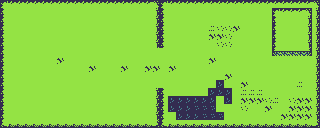

Tiled map render using the project's own tile images. Description and the whole map definition, tile-layer contents included, below:
An orthogonal 40x16 tile map with 8x8 px tiles, 1 tile layer (Tile Layer 1).

<map version="1.10" tiledversion="1.11.2" orientation="orthogonal" renderorder="right-down" width="40" height="16" tilewidth="8" tileheight="8" infinite="0" nextlayerid="2" nextobjectid="1">
 <editorsettings>
  <export target="level_4.csv" format="csv" />
 </editorsettings>
 <tileset firstgid="1" source="main.tsx" />
 <layer id="1" name="Tile Layer 1" width="40" height="16">
  <data encoding="csv">
5,9,9,9,9,9,9,9,9,9,9,9,9,9,9,9,9,9,9,6,5,9,9,9,9,9,9,9,9,9,9,9,9,9,9,9,9,9,9,6,
3,2,2,2,2,2,2,2,2,2,2,2,2,2,2,2,2,2,2,8,3,2,2,2,2,2,2,2,2,2,2,2,2,2,5,9,9,9,6,8,
3,2,2,2,2,2,2,2,2,2,2,2,2,2,2,2,2,2,2,8,3,2,2,2,2,2,2,2,2,2,2,2,2,2,3,2,2,2,8,8,
3,2,2,2,2,2,2,2,2,2,2,2,2,2,2,2,2,2,2,8,3,2,2,2,2,2,12,15,15,11,2,2,2,2,3,2,2,2,8,8,
3,2,2,2,2,2,2,2,2,2,2,2,2,2,2,2,2,2,2,8,3,2,2,2,2,2,11,11,15,2,2,2,2,2,3,2,2,2,8,8,
3,2,2,2,2,2,2,2,2,2,2,2,2,2,2,2,2,2,2,8,3,2,2,2,2,2,2,15,15,2,2,2,2,2,3,2,2,2,8,8,
3,2,2,2,2,2,2,2,2,2,2,2,2,2,2,2,2,2,2,2,2,2,2,2,2,2,2,2,2,2,2,2,2,2,19,18,18,18,20,8,
3,2,2,2,2,2,2,11,2,2,2,2,2,2,2,2,2,2,2,2,2,2,2,2,2,2,11,2,2,2,2,2,2,2,2,2,2,2,2,8,
3,2,2,2,2,2,2,2,2,2,2,11,2,2,2,11,2,2,11,11,2,11,2,2,2,2,2,2,2,2,2,2,2,2,2,2,2,2,2,8,
3,2,2,2,2,2,2,2,2,2,2,2,2,2,2,2,2,2,2,2,2,2,2,2,2,2,2,2,11,2,2,2,2,2,2,2,2,2,2,8,
3,2,2,2,2,2,2,2,2,2,2,2,2,2,2,2,2,2,2,2,2,2,2,2,2,2,2,27,2,2,11,2,2,2,2,2,2,12,2,8,
3,2,2,2,2,2,2,2,2,2,2,2,2,2,2,2,2,2,2,8,3,2,2,2,2,2,27,27,27,2,12,12,12,2,2,2,2,2,2,8,
3,2,2,2,2,2,2,2,2,2,2,2,2,2,2,2,2,2,2,8,3,27,27,27,27,27,27,2,27,2,11,11,11,15,12,2,15,11,11,8,
3,2,2,2,2,2,2,2,2,2,2,2,2,2,2,2,2,2,2,8,3,27,27,27,29,29,29,2,2,2,15,2,2,11,2,2,11,11,11,8,
3,2,2,2,2,2,2,2,2,2,2,2,2,2,2,2,2,2,2,8,3,2,27,27,27,29,29,29,2,2,2,2,2,2,2,11,11,11,11,8,
4,10,10,10,10,10,10,10,10,10,10,10,10,10,10,10,10,10,10,7,4,10,10,10,10,10,10,10,10,10,10,10,10,10,10,10,10,10,10,7
</data>
 </layer>
</map>
